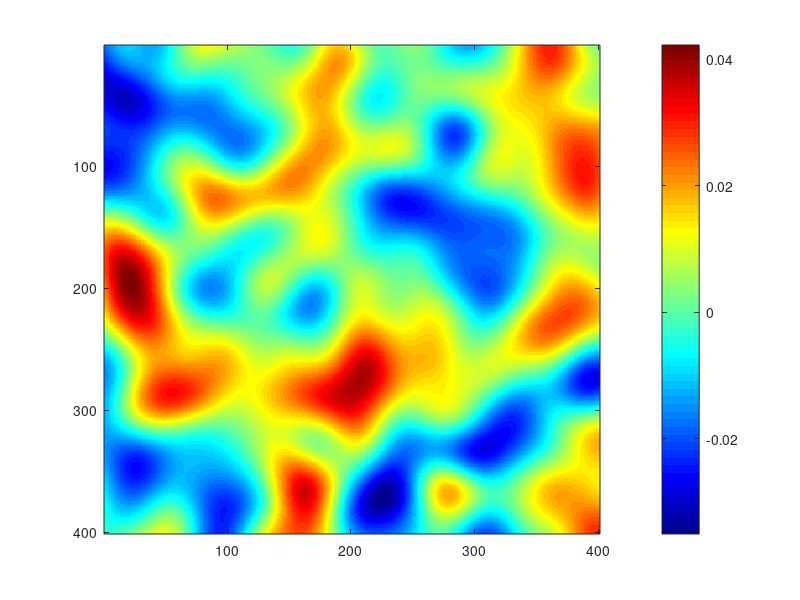

MATLAB code for this plot:
clear; clc;
% test contour plot.
%// example 2D smooth data
x = conv2( randn(600), fspecial('gaussian',200,20), 'valid'); 
imagesc(x)
colormap(jet)
colorbar